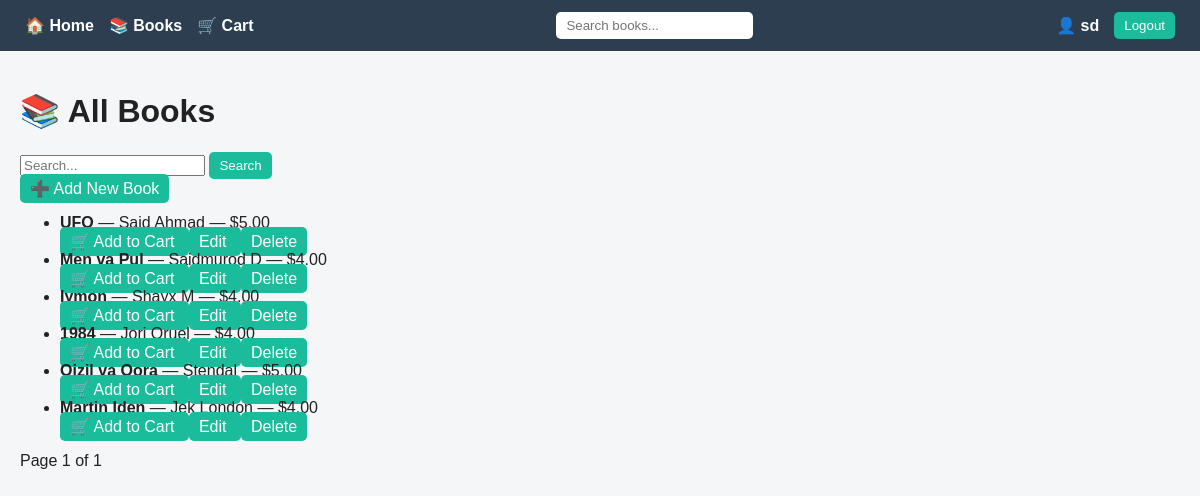
The app's page /books/ (signed in) with its own data.
### books/models.py (models this page shows, shortened)
class Book(models.Model):
    title = models.CharField(max_length=255)
    author = models.CharField(max_length=255)
    price = models.DecimalField(max_digits=10, decimal_places=2)
    description = models.TextField(blank=True, null=True)
    is_deleted = models.BooleanField(default=False)

### books/views.py (the view)
# urls.py: path('', views.book_list, name='book_list'),
def book_list(request):
    query = request.GET.get('q', '')
    books = Book.objects.filter(is_deleted=False)
    if query:
        books = books.filter(
            Q(title__icontains=query) |
            Q(author__icontains=query)
        )
    paginator = Paginator(books.order_by('-id'), 10)
    page_obj = paginator.get_page(request.GET.get('page'))
    return render(request, 'books/book_list.html', {
        'page_obj': page_obj,
        'query': query
    })

### books/templates/books/book_list.html (shortened to what this page needs)
{% extends 'base.html' %}
{% block content %}
<h1 class="text-center mb-4">📚 All Books</h1>
<form method="get" class="text-center mb-4">
    <input type="text" name="q" value="{{ query }}" placeholder="Search..."
           class="form-control w-50 d-inline">
    <button class="btn btn-primary">Search</button>
</form>
{% if request.user.is_authenticated %}
<div class="text-center mb-3">
    <a href="{% url 'book_create' %}" class="btn btn-success">
        ➕ Add New Book
    </a>
</div>
{% endif %}
<ul class="list-group w-50 mx-auto">
    {% for book in page_obj %}
        <li class="list-group-item">
            <b>{{ book.title }}</b> — {{ book.author }} — ${{ book.price }}
            {% if request.user.is_authenticated %}
                <div class="mt-2">
                    <a href="{% url 'add_to_cart' book.id %}" class="btn btn-warning btn-sm">
                        🛒 Add to Cart
                    </a>
                    <a href="{% url 'book_update' book.id %}" class="btn btn-primary btn-sm">
                        Edit
                    </a>
                    <a href="{% url 'book_delete' book.id %}" class="btn btn-danger btn-sm">
                        Delete
                    </a>
                </div>
            {% endif %}
        </li>
    {% empty %}
        <li class="list-group-item text-center">
            No books found
        </li>
    {% endfor %}
</ul>
<div class="text-center mt-4">
    <span class="mx-2">
        Page {{ page_obj.number }} of {{ page_obj.paginator.num_pages }}
    </span>
</div>
{% endblock %}

### templates/base.html (shortened to what this page needs)
<!DOCTYPE html>
<html lang="en">
<head>
</head>
<body>
<div class="navbar">
    <div class="left">
        <a href="{% url 'home' %}">🏠 Home</a>
        <a href="{% url 'book_list' %}">📚 Books</a>
        <a href="{% url 'cart_view' %}">🛒 Cart</a>
    </div>
    <div class="search">
        <form method="get" action="{% url 'book_list' %}">
            <input type="text" name="q" placeholder="Search books...">
        </form>
    </div>
    <div class="right">
        {% if user.is_authenticated %}
            <span class="username">👤 {{ user.username }}</span>
            <form method="post" action="{% url 'logout' %}">
                <button class="btn" type="submit">Logout</button>
            </form>
        {% else %}
            <a href="{% url 'login' %}">Login</a>
            <a href="{% url 'register' %}">Register</a>
        {% endif %}
    </div>
</div>
<div class="content">
    {% block content %}
    {% endblock %}
</div>
</body>
</html>

### templates/base.html (style rules this page uses)
body { margin: 0; font-family: Arial, sans-serif; background: #f4f6f8; color: #222; }
.navbar { display: flex; justify-content: space-between; align-items: center; padding: 12px 25px; background: #2c3e50; flex-wrap: wrap; }
.left, .right { display: flex; align-items: center; gap: 15px; }
.navbar a { color: white; text-decoration: none; font-weight: bold; }
a { color: #222; text-decoration: none; }
.search input { padding: 6px 10px; border-radius: 5px; border: none; outline: none; }
.btn { padding: 6px 10px; background: #1abc9c; border-radius: 5px; border: none; cursor: pointer; color: white; }
.username { color: white; font-weight: bold; }
.content { padding: 20px; }

### records on screen
Book: title "UFQ", author "Said Ahmad", price "5.00"
Book: title "Men va Pul", author "Saidmurod D", price "4.00"
Book: title "Iymon", author "Shayx M", price "4.00"
Book: title "1984", author "Jorj Oruel", price "4.00"
Book: title "Qizil va Qora", author "Stendal", price "5.00"
Book: title "Martin Iden", author "Jek London", price "4.00"

### other values on screen
{{ user.username }} "sd"
{{ page_obj.number }} "1"
{{ page_obj.paginator.num_pages }} "1"
